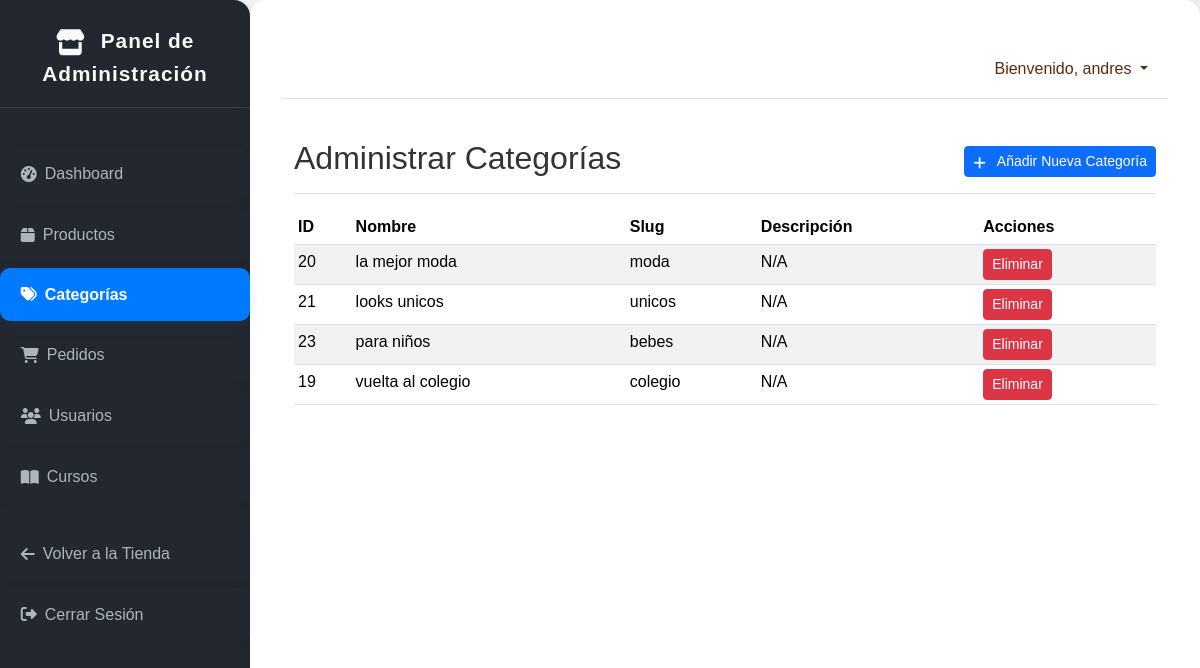
The page /dashboard/categorias/ (signed in) on the database its author committed.
### productos/models.py (models this page shows, shortened)
class Categoria(models.Model):
    nombre = models.CharField(max_length=100, unique=True)
    slug = models.SlugField(max_length=100, unique=True, help_text="URL amigable (ej: zapatos-mujer)")
    descripcion = models.TextField(blank=True, null=True)
    FONDO_CHOICES = [
        ('imagen1defondo.png', 'tarjetas'),
        ('tarjeta1.png', 'tarjeta1'),
        ('tarjeta2.png', 'tarjeta2'),
        ('tarjeta3.png', 'tarjeta3'),
    ]
    imagen_fondo = models.CharField(
        max_length=64,
        choices=FONDO_CHOICES,
        default='fondo.png',
        help_text="Imagen de fondo de la tarjeta (elige una de las imágenes del proyecto)"
    )
    imagen_principal = models.ImageField(upload_to='productos_categoria/', blank=True, null=True, help_text="Imagen principal del producto para mostrar en la tarjeta de la categoría")
    class Meta:
        verbose_name_plural = "Categorías"
        ordering = ['nombre']

### core/views.py (the view)
# urls.py: path('dashboard/categorias/', views.categoria_lista_admin, name='categoria_lista_admin'),
@admin_required(login_url='core:login')
def categoria_lista_admin(request):
    categorias = Categoria.objects.all().order_by('nombre')
    context = {
        'categorias': categorias,
        'titulo_pagina': 'Administrar Categorías',
    }
    return render(request, 'core/dashboard_categorias_lista.html', context)

### core/context_processors.py (called while the page is built)
def cart_item_count(request):
    cart = request.session.get('cart', {})
    total_items = sum(item_data.get('cantidad', 0) for item_data in cart.values())
    return {'cart_item_count': total_items}

### core/views.py (called while the page is built)
def is_admin_user(user):
    if user.is_authenticated:
        return user.is_staff or user.is_superuser or user.groups.filter(name='Administradores').exists()
    return False

### core/templates/core/dashboard_categorias_lista.html (shortened to what this page needs)
{% extends 'core/dashboard_base.html' %}
{% load static %}
{% block dashboard_content %}
<div class="d-flex justify-content-between flex-wrap flex-md-nowrap align-items-center pt-3 pb-2 mb-3 border-bottom">
    <h1 class="h2">{{ titulo_pagina }}</h1>
    <div class="btn-toolbar mb-2 mb-md-0">
        <a href="{% url 'core:categoria_crear_admin' %}" class="btn btn-sm btn-primary">
            <i class="fas fa-plus me-2"></i> Añadir Nueva Categoría
        </a>
    </div>
</div>
<div class="table-responsive">
    <table class="table table-striped table-sm">
        <thead>
            <tr>
                <th>ID</th>
                <th>Nombre</th>
                <th>Slug</th>
                <th>Descripción</th>
                <th>Acciones</th>
            </tr>
        </thead>
        <tbody>
            {% for categoria in categorias %}
            <tr>
                <td>{{ categoria.id }}</td>
                <td>{{ categoria.nombre }}</td>
                <td>{{ categoria.slug }}</td>
                <td>{{ categoria.descripcion|default:"N/A" }}</td>
                <td>
                    <form method="post" action="{% url 'core:eliminar_categoria' categoria.id %}" style="display:inline;">
                        <button type="submit" class="btn btn-danger btn-sm" onclick="return confirm('¿Seguro que deseas eliminar esta categoría?');">Eliminar</button>
                    </form>
                </td>
            </tr>
            {% empty %}
            <tr>
                <td colspan="5" class="text-center">No hay categorías disponibles.</td>
            </tr>
            {% endfor %}
        </tbody>
    </table>
</div>
{% endblock %}

### core/templates/core/dashboard_base.html (shortened to what this page needs)
<!DOCTYPE html>
{% load static %}
<html lang="es">
<head>
    <link href="https://cdn.jsdelivr.net/npm/bootstrap@5.3.3/dist/css/bootstrap.min.css" rel="stylesheet" xintegrity="sha384-QWTKZyjpPEjISv5WaRU9OFeRpok6YctnYmDr5pNlyT2bRjXh0JMhjY6hW+ALEwIH">
    <link rel="stylesheet" href="https://cdnjs.cloudflare.com/ajax/libs/font-awesome/6.4.0/css/all.min.css">
    <link rel="stylesheet" href="{% static 'css/style.css' %}">
</head>
<body class="dashboard-body">
        <div id="wrapper" class="dashboard-main">
            <aside id="sidebar-wrapper">
                <div class="sidebar-heading">
                    <i class="fas fa-store fa-lg me-2"></i> Panel de Administración
                </div>
                <nav class="list-group list-group-flush">
                    <a href="{% url 'core:dashboard_home' %}" class="list-group-item list-group-item-action "><i class="fas fa-tachometer-alt me-2"></i> Dashboard</a>
                    <a href="{% url 'core:producto_lista_admin' %}" class="list-group-item list-group-item-action "><i class="fas fa-box me-2"></i> Productos</a>
                    <a href="{% url 'core:categoria_lista_admin' %}" class="list-group-item list-group-item-action {% if request.resolver_match.url_name == 'categoria_lista_admin' %}active{% endif %}"><i class="fas fa-tags me-2"></i> Categorías</a>
                    <a href="{% url 'core:pedido_lista_admin' %}" class="list-group-item list-group-item-action "><i class="fas fa-shopping-cart me-2"></i> Pedidos</a>
                    <a href="{% url 'core:usuario_lista_admin' %}" class="list-group-item list-group-item-action "><i class="fas fa-users me-2"></i> Usuarios</a>
                    <a href="{% url 'core:curso_lista_admin' %}" class="list-group-item list-group-item-action "><i class="fas fa-book-open me-2"></i> Cursos</a>
                    <a href="{% url 'core:home' %}" class="list-group-item list-group-item-action mt-3"><i class="fas fa-arrow-left me-2"></i> Volver a la Tienda</a>
                    <a href="{% url 'core:logout' %}" class="list-group-item list-group-item-action text-danger"><i class="fas fa-sign-out-alt me-2"></i> Cerrar Sesión</a>
                </nav>
            </aside>
            <main id="page-content-wrapper">
                <nav class="navbar navbar-expand-lg navbar-light navbar-admin border-bottom">
                    <div class="container-fluid">
                        <div class="collapse navbar-collapse" id="navbarSupportedContent">
                            <ul class="navbar-nav ms-auto mt-2 mt-lg-0">
                                <li class="nav-item dropdown">
                                    <a class="nav-link dropdown-toggle" href="#" id="navbarDropdown" role="button" data-bs-toggle="dropdown" aria-haspopup="true" aria-expanded="false">
                                        Bienvenido, {{ request.user.username }}
                                    </a>
                                </li>
                            </ul>
                        </div>
                    </div>
                </nav>
                <section class="container-fluid mt-4">
                    {% block dashboard_content %}
                    {% endblock %}
                </section>
            </main>
        </div>
</body>
</html>

### core/static/css/style.css (style rules this page uses)
body.dashboard-body .dashboard-main { display: flex; min-height: 100vh; flex-direction: row; background: linear-gradient(120deg, #f8fafc 0%, #e9ecef 100%); }
body.dashboard-body #sidebar-wrapper { min-width: 250px; max-width: 250px; height: 100vh; flex-shrink: 0; background: #23272f !important; color: #fff !important; box-shadow: 2px 0 16px rgba(0,0,0,0.10); border-radius: 0 18px 18px 0; padding-top: 2rem; display: flex; flex-direction: column; gap: 1.5rem; }
body.dashboard-body #sidebar-wrapper .sidebar-heading { font-size: 1.4rem; font-weight: 700; letter-spacing: 1px; margin-bottom: 2rem; text-align: center; color: #f8f9fa; border-bottom: 1px solid #444; padding-bottom: 1rem; }
body.dashboard-body #sidebar-wrapper .list-group-item { border-radius: 10px !important; margin-bottom: 0.7rem; transition: background 0.2s, color 0.2s; font-size: 1.08rem; background: #23272f !important; color: #adb5bd !important; border: none !important; box-shadow: 0 2px 8px rgba(0,0,0,0.04); padding: 0.85rem 1.3rem; display: flex; align-items: center; }
body.dashboard-body #sidebar-wrapper .list-group-item.active { background-color: #007bff !important; color: #fff !important; font-weight: 700; box-shadow: 0 4px 16px rgba(0,123,255,0.10); }
body.dashboard-body #page-content-wrapper { flex: 1; height: 100vh; overflow-y: auto; box-sizing: border-box; padding: 2.5rem 2rem 2rem 2rem; background: #fff; border-radius: 18px; box-shadow: 0 2px 18px rgba(0,0,0,0.08); }
body.dashboard-body .dashboard-main { display: flex; flex-direction: row; background: linear-gradient(120deg, #f8fafc 0%, #e9ecef 100%); }
body.dashboard-body #sidebar-wrapper { min-width: 250px; max-width: 250px; height: 100vh; flex-shrink: 0; background: #343a40; color: #fff; box-shadow: 2px 0 16px rgba(0,0,0,0.08); border-radius: 0 16px 16px 0; padding-top: 1.5rem; display: flex; flex-direction: column; gap: 1rem; }
body.dashboard-body #sidebar-wrapper .sidebar-heading { font-size: 1.3rem; font-weight: 600; letter-spacing: 1px; margin-bottom: 1.5rem; text-align: center; color: #f8f9fa; }
body.dashboard-body #sidebar-wrapper .list-group-item { border-radius: 8px; margin-bottom: 0.5rem; transition: background 0.2s, color 0.2s; font-size: 1rem; }
body.dashboard-body #sidebar-wrapper .list-group-item.active { background-color: #007bff; color: #fff; font-weight: 600; }
body.dashboard-body #page-content-wrapper { flex: 1; height: 100vh; overflow-y: auto; box-sizing: border-box; padding: 2.5rem 2rem 2rem 2rem; background: #fff; border-radius: 16px; box-shadow: 0 2px 16px rgba(0,0,0,0.06); }
body { display: flex; flex-direction: column; min-height: 100vh; font-family: 'Arial', sans-serif; background-color: #f4f4f4; color: #333; line-height: 1.6; margin: 0; padding: 0; }
a { color: #8B4513; text-decoration: none; }
.nav-link { color: #5A2D0D !important; transition: color 0.3s ease; }
.fa, .fas, .fab { vertical-align: middle; }

### rows shown on the page
Categoria: id "20", nombre "la mejor moda", slug "moda", descripcion "N/A"
Categoria: id "21", nombre "looks unicos", slug "unicos", descripcion "N/A"
Categoria: id "23", nombre "para niños", slug "bebes", descripcion "N/A"
Categoria: id "19", nombre "vuelta al colegio", slug "colegio", descripcion "N/A"

### other values the page prints
{{ request.user.username }} "andres"
{{ titulo_pagina }} "Administrar Categorías"
